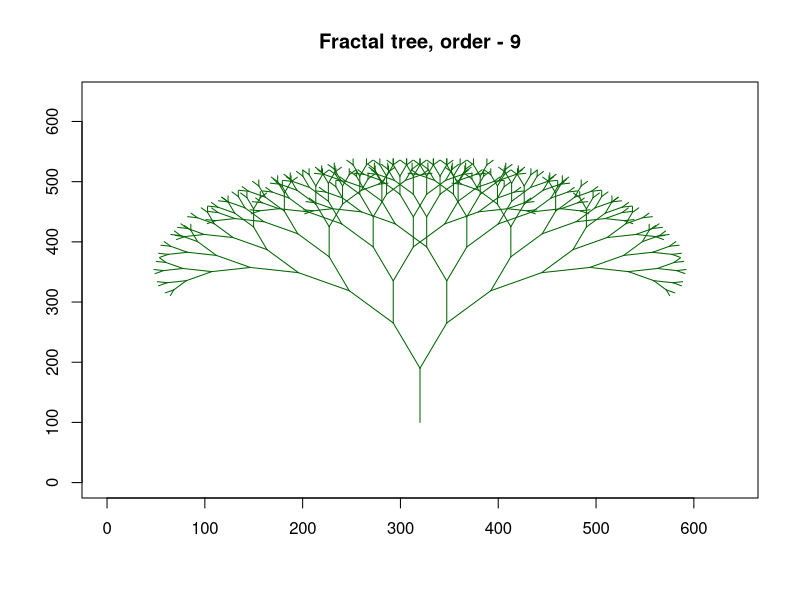
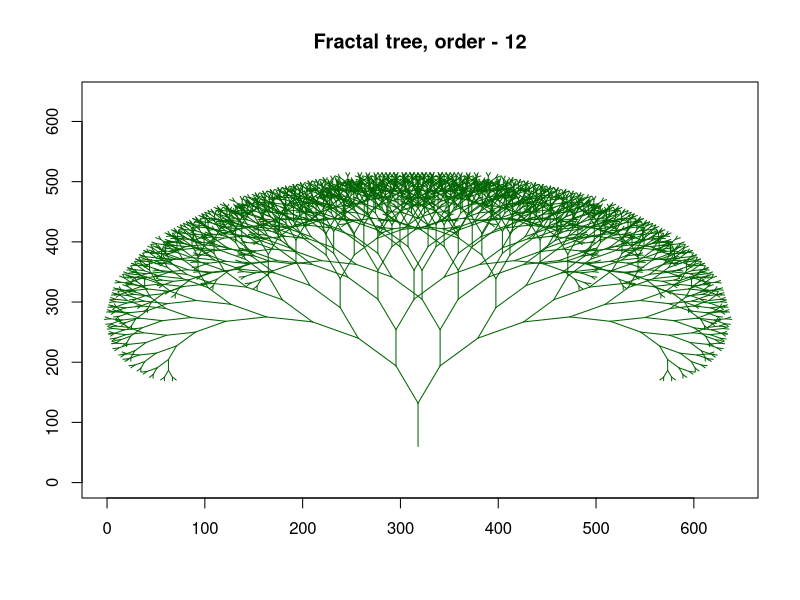
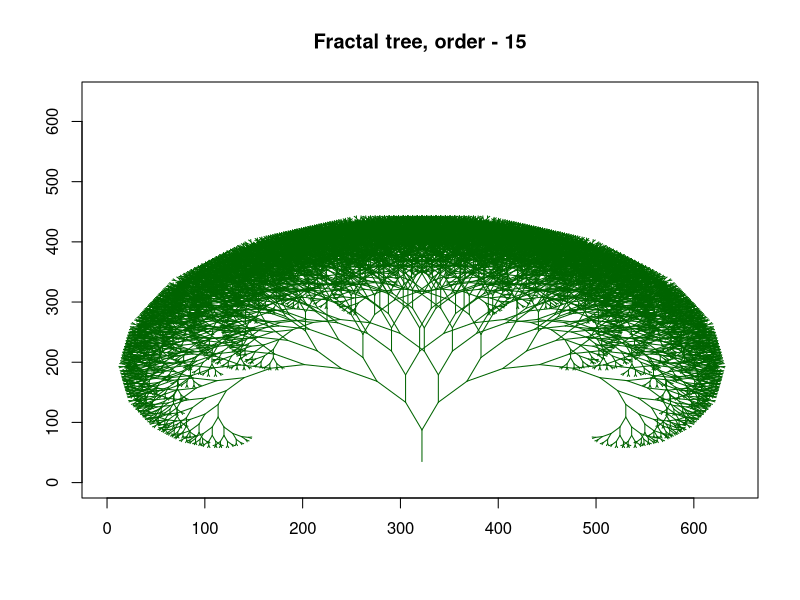

These figures' R source, in order:

## Recursive FT plotting
plotftree <- function(x, y, a, d, c) {
  x2=y2=0; d2r=pi/180.0; a1 <- a*d2r; d1=0;
  if(d<=0) {return()}
  if(d>0)
  { d1=d*10.0;
  x2=x+cos(a1)*d1;
  y2=y+sin(a1)*d1;
  segments(x*c, y*c, x2*c, y2*c, col='darkgreen');
  plotftree(x2,y2,a-20,d-1,c);
  plotftree(x2,y2,a+20,d-1,c);
  #return(2);
  }
}
## Plotting Fractal Tree. aev 
## ord - order/depth, c - scale, xsh - x-shift, fn - file name,
##  ttl - plot title.
pFractalTree <- function(ord, c=1, xsh=0, fn="", ttl="") {
  cat(" *** START FRT:", date(), "\n");
  m=640;
  if(fn=="") {
    pf=paste0("FRTR", ord, ".png")
  } else {
    pf=paste0(fn, ".png")
  
  };
  if(ttl=="") {
    ttl=paste0("Fractal tree, order - ", ord)
  };
  cat(" *** Plot file -", pf, "title:", ttl, "\n");
  ##plot(NA, xlim=c(0,m), ylim=c(-m,0), xlab="", ylab="", main=ttl);
  plot(NA, xlim=c(0,m), ylim=c(0,m), xlab="", ylab="", main=ttl);
  plotftree(m/2+xsh,100,90,ord,c);
  dev.copy(png, filename=pf, width=m, height=m);
  dev.off(); 
  graphics.off();
  cat(" *** END FRT:",date(),"\n");
}

## Executing:
pFractalTree(9);
pFractalTree(12,0.6,210);
pFractalTree(15,0.35,600);


